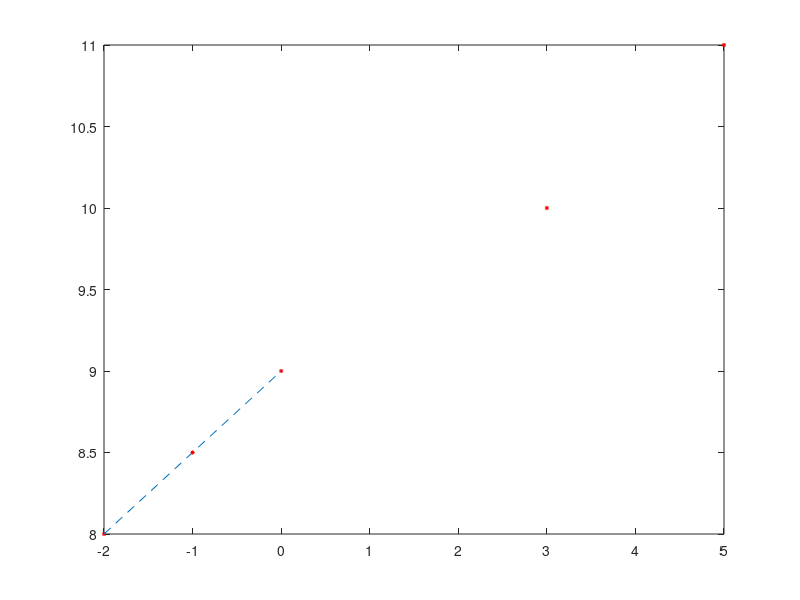

The MATLAB source for this figure: (Note: this script raises an error after producing the figure.)
%%%%%%%%% Path Generation Three Precision Point Problem with Prescribed Timing %%%%%%%%%%
% Fixed line A0B0
% Different Position
p1x=-2;%p1x=input('Enter x coordinate of P1 point=');
p1y=8;%p1y=input('Enter y coordinate of P1 point=');

p2x=0;%p2x=input('Enter x coordinate of P2 point=');
p2y=9;%p2y=input('Enter y coordinate of P2 point=');

p3x=3;%p3x=input('Enter x coordinate of P3 point=');
p3y=10;%p3y=input('Enter y coordinate of P3 point=');

p4x=5;%p3x=input('Enter x coordinate of P3 point=');
p4y=11;%p3y=input('Enter y coordinate of P3 point=');

% Rotational angle of crank with respect to different position
thetal12=50;%theta12=input('Enter crank rotation angle in degrees when coupler moves from point P1 to point P2');
thetal21=thetal12;
theta21=thetal21*pi/180; %%degree to radian angle 

thetal13=80;%theta13=input('Enter crank rotation angle in degrees when coupler moves from point P1 to point P3');
thetal31=thetal13;
theta31=thetal31*pi/180; %% degree to radian angle 

thetal14=100;%theta13=input('Enter crank rotation angle in degrees when coupler moves from point P1 to point P4');
thetal41=thetal14;
theta41=thetal41*pi/180; %% degree to radian angle

% Lets plot the point through which coupler sgould pass
plot(p1x,p1y, 'r*', 'MarkerSize', 3);
hold on
plot(p2x,p2y, 'r*', 'MarkerSize', 3);
hold on
plot(p3x,p3y, 'r*', 'MarkerSize', 3);
hold on
plot(p4x,p4y, 'r*', 'MarkerSize', 3);
hold on

% Connect position of P2 with P1
P1xP2x=[p1x,p2x];
P1yP2y=[p1y,p2y];
plot(P1xP2x,P1yP2y,'--');
hold on

% Finding perpendicular bisector of P1P2
p1p2xCenter=(p1x+p2x)/2;
p1p2yCenter=(p1y+p2y)/2;
plot(p1p2xCenter, p1p2yCenter, 'r*', 'MarkerSize', 3);
hold on

mp1p2=(p1y-p2y)/(p1x-p2x);
mp1p2_ortho=-(1/mp1p2);
y_ortho_p1p2=mp1p2_ortho*(x-p1p2xCenter)+p1p2yCenter;

% Lets find A0 point on C1C2 perpendicular bisector line
y_p1p2=mp1p2*(x-p1x)+p1y;
theta_p1p2=atan(mp1p2);
theta_p1a0=theta_p1p2-(pi-theta21)/2;
y_p1a0=(tan(theta_p1a0))*(x-p1x)+p1y;
disp(theta_p1p2);
disp(theta_p1a0);

dx=0.1;
x=-300:dx:300;
plot(x,y_ortho_p1p2,'--');
hold on
plot(x,y_p1p2,'--');
hold on
plot(x,y_p1a0,'--');
hold on

% Lets find A0 point by intersection of  P1P2 perp. bisec. and P1A0
y_ortho_p1p2=mp1p2_ortho*(x-p1p2xCenter)+p1p2yCenter;
y_p1a0=(tan(theta_p1a0))*(x-p1x)+p1y;
eqns_function=@(var)[var(1)-(mp1p2_ortho)*(var(2)-p1p2xCenter)-p1p2yCenter;
                     var(1)-(tan(theta_p1a0))*(var(2)-p1x)-p1y];
initials=[0;0];
solns=fsolve(eqns_function,initials,...
             optimoptions('fsolve','Display','off'))       
a0y=solns(1);
a0x=solns(2);
plot(a0x,a0y,'r*','MarkerSize',3);
hold on

% Lets plot A0P1, A0P2, A0P3, and A0P4
A0P1x=[a0x,p1x];
A0P1y=[a0y,p1y];
A0P2x=[a0x,p2x];
A0P2y=[a0y,p2y];
A0P3x=[a0x,p3x];
A0P3y=[a0y,p3y];
A0P4x=[a0x,p4x];
A0P4y=[a0y,p4y];
plot(A0P1x,A0P1y,'--');
hold on
plot(A0P2x,A0P2y,'--');
hold on
plot(A0P3x,A0P3y,'--');
hold on
plot(A0P4x,A0P4y,'--');
hold on

% Find the length and angle of each position point with fixed point
L3=((p3x-a0x)^2+(p3y-a0y)^2)^0.5;
disp(L3);
alphaa0p3=atan((p3y-a0y)/(p3x-a0x));

L4=((p4x-a0x)^2+(p4y-a0y)^2)^0.5;
disp(L4);
alphaa0p4=atan((p4y-a0y)/(p4x-a0x));

% Find the different poition of P2, P3 and P4 after rotation by thetal21,thetal31, and thetal41
p2nx=p1x;
p2ny=p1y;

p3nx=a0x+L3*cos(theta31+alphaa0p3); 
p3ny=a0y+L3*sin(theta31+alphaa0p3);
A0P3nx=[a0x,p3nx];
A0P3ny=[a0y,p3ny];
plot(p3nx,p3ny,'r*','Markersize',3);
hold on
plot(A0P3nx,A0P3ny,'--');
hold on
L3n=((p3nx-a0x)^2+(p3ny-a0y)^2)^0.5;
disp(L3n);

p4nx=a0x+L4*cos(theta41+alphaa0p4);
p4ny=a0y+L4*sin(theta41+alphaa0p4);
A0P4nx=[a0x,p4nx];
A0P4ny=[a0y,p4ny];
plot(p4nx,p4ny,'r*','Markersize',3);
hold on
plot(A0P4nx,A0P4ny,'--');
hold on
L4n=((p4nx-a0x)^2+(p4ny-a0y)^2)^0.5;
disp(L4n);

% Connect new posi. of P3 with P1 and new posi. of P4 with new posi. of P3
P1xP3nx=[p1x,p3nx];
P1yP3ny=[p1y,p3ny];
plot(P1xP3nx,P1yP3ny,'--');
hold on
P3nxP4nx=[p3nx,p4nx];
P3nyP4ny=[p3ny,p4ny];
plot(P3nxP4nx,P3nyP4ny,'--');
hold on

% Lets find perpendicular bisector of P1P3n and P3nP4n
p1p3nxCenter=(p1x+p3nx)/2;
p1p3nyCenter=(p1y+p3ny)/2;
plot(p1p3nxCenter, p1p3nyCenter, 'r*', 'MarkerSize', 3);
hold on

p3np4nxCenter=(p3nx+p4nx)/2;
p3np4nyCenter=(p3ny+p4ny)/2;
plot(p3np4nxCenter, p3np4nyCenter, 'r*', 'MarkerSize', 3);
hold on

mp1p3n=(p1y-p3ny)/(p1x-p3nx);
mp1p3n_ortho=-(1/mp1p3n);
y_ortho_p1p3n=mp1p3n_ortho*(x-p1p3nxCenter)+p1p3nyCenter;

mp3np4n=(p3ny-p4ny)/(p3nx-p4nx);
mp3np4n_ortho=-(1/mp3np4n);
y_ortho_p3np4n=mp3np4n_ortho*(x-p3np4nxCenter)+p3np4nyCenter;
dx=0.1;
x=-300:dx:300;
plot(x,y_ortho_p1p3n,'--');
hold on
plot(x,y_ortho_p3np4n,'--');
hold on

% Lets find intersection point between P1P3n and P3nP4n line
y_ortho_p1p3n=mp1p3n_ortho*(x-p1p3nxCenter)+p1p3nyCenter;
y_ortho_p3np4n=mp3np4n_ortho*(x-p3np4nxCenter)+p3np4nyCenter;
eqns_function=@(var)[var(1)-(mp1p3n_ortho)*(var(2)-p1p3nxCenter)-p1p3nyCenter;
                     var(1)-(mp3np4n_ortho)*(var(2)-p3np4nxCenter)-p3np4nyCenter];
initials=[0;0];
solns=fsolve(eqns_function,initials,...
             optimoptions('fsolve','Display','off'))       
a1y=solns(1);
a1x=solns(2);
plot(a1x,a1y,'r*','MarkerSize',3);
hold on

% Crank and Crank circle Plotting
CrankLength=((a0x-a1x)^2+(a0y-a1y)^2)^0.5;
A0A1x=[a0x,a1x];
A0A1y=[a0y,a1y];
alpha=0:pi/1000:2*pi;
a0xc=CrankLength*cos(alpha)+a0x;
a0yc=CrankLength*sin(alpha)+a0y;
plot(a0xc,a0yc,'--');
hold on

% Connecting A0A1 and A1P1
plot(A0A1x,A0A1y,'r','LineWidth',2);
hold on
A1P1x=[a1x,p1x];
A1P1y=[a1y,p1y];
plot(A1P1x,A1P1y,'r','LineWidth',2);
hold on


% Connecting A2P2
A1P1Length=((a1x-p1x)^2+(a1y-p1y)^2)^0.5;
A0A1Length=((a0x-a1x)^2+(a0y-a1y)^2)^0.5;
% Center of the circles
C1=[a0x;a0y];
C2=[p2x;p2y];
% Radius of the circles
R1=A0A1Length;
R2=A1P1Length;
d2 = sum((C2-C1).^2);
   C0 = (C1+C2)/2+(R1^2-R2^2)/d2/2*(C2-C1);
   t = ((R1+R2)^2-d2)*(d2-(R2-R1)^2);
   if t <= 0
     fprintf('The circles don''t intersect.\n')
   else
     T = (sqrt(t)/d2/2)*[0 -1;1 0]*(C2-C1);
     Ca = C0 + T; % Pa and Pb are circles' intersection points
     Cb = C0 - T;
   end
   disp(Ca);
   disp(Cb);
a2x1=Ca(1);
a2y1=Ca(2);
a2x2=Cb(1);
a2y2=Cb(2);
plot(a2x1,a2y1,'r*','MarkerSize',3);
hold on
plot(a2x2,a2y2,'r*','MarkerSize',3);
hold on
% Checking correct A2 point
A1A2distance=((a1x-a2x2)^2+(a1y-a2y2)^2)^0.5;
alph21=acos((2*CrankLength^2-A1A2distance^2)/(2*CrankLength^2));
disp(alph21);
disp(theta21);
if alph21==theta21
    a2x=a2x2;
    a2y=a2y2;
else
    a2x=a2x1;
    a2y=a2y1;
end
disp([a2x a2y]);
% Connecting A0A2 and A2P2
A0A2x=[a0x,a2x];
A0A2y=[a0y,a2y];
plot(A0A2x,A0A2y,'y','LineWidth',2);
hold on
A2P2x=[a2x,p2x];
A2P2y=[a2y,p2y];
plot(A2P2x,A2P2y,'y','LineWidth',2);
hold on

% Connecting A3P3
A1P1Length=((a1x-p1x)^2+(a1y-p1y)^2)^0.5;
A0A1Length=((a0x-a1x)^2+(a0y-a1y)^2)^0.5;
% Center of the circles
C1=[a0x;a0y];
C2=[p3x;p3y];
% Radius of the circles
R1=A0A1Length;
R2=A1P1Length;
d2 = sum((C2-C1).^2);
   C0 = (C1+C2)/2+(R1^2-R2^2)/d2/2*(C2-C1);
   t = ((R1+R2)^2-d2)*(d2-(R2-R1)^2);
   if t <= 0
     fprintf('The circles don''t intersect.\n')
   else
     T = (sqrt(t)/d2/2)*[0 -1;1 0]*(C2-C1);
     Ca = C0 + T; % Ca and Cb are circles' intersection points
     Cb = C0 - T;
   end
   disp(Ca);
   disp(Cb);
a3x1=Ca(1);
a3y1=Ca(2);
a3x2=Cb(1);
a3y2=Cb(2);
disp([a3x1 a3y1]);
disp([a3x2 a3y2]);
plot(a3x1,a3y1,'r*','MarkerSize',3);
hold on
plot(a3x2,a3y2,'r*','MarkerSize',3);
hold on
% Checking correct A3 point
A1A3distance=((a1x-a3x2)^2+(a1y-a3y2)^2)^0.5;
alph31=acos((2*CrankLength^2-A1A2distance^2)/(2*CrankLength^2));
disp(alph31);
disp(theta31);
if alph31==theta31
    a3x=a3x2;
    a3y=a3y2;
else
    a3x=a3x1;
    a3y=a3y1;
end
disp([a3x a3y]);
% Connecting A0A3 and A3P3
A0A3x=[a0x,a3x];
A0A3y=[a0y,a3y];
plot(A0A3x,A0A3y,'m','LineWidth',2);
hold on
A3P3x=[a3x,p3x];
A3P3y=[a3y,p3y];
plot(A3P3x,A3P3y,'m','LineWidth',2);
hold on

% Connecting A4P4
A1P1Length=((a1x-p1x)^2+(a1y-p1y)^2)^0.5;
A0A1Length=((a0x-a1x)^2+(a0y-a1y)^2)^0.5;
% Center of the circles
C1=[a0x;a0y];
C2=[p4x;p4y];
% Radius of the circles
R1=A0A1Length;
R2=A1P1Length;
d2 = sum((C2-C1).^2);
   C0 = (C1+C2)/2+(R1^2-R2^2)/d2/2*(C2-C1);
   t = ((R1+R2)^2-d2)*(d2-(R2-R1)^2);
   if t <= 0
     fprintf('The circles don''t intersect.\n')
   else
     T = (sqrt(t)/d2/2)*[0 -1;1 0]*(C2-C1);
     Ca = C0 + T; % Ca and Cb are circles' intersection points
     Cb = C0 - T;
   end
   disp(Ca);
   disp(Cb);
a4x1=Ca(1);
a4y1=Ca(2);
a4x2=Cb(1);
a4y2=Cb(2);
disp([a4x1 a4y1]);
disp([a4x2 a4y2]);
plot(a4x1,a4y1,'r*','MarkerSize',3);
hold on
plot(a4x2,a4y2,'r*','MarkerSize',3);
hold on
% Checking correct A4 point
A1A4distance=((a1x-a4x2)^2+(a1y-a4y2)^2)^0.5;
alph41=acos((2*CrankLength^2-A1A2distance^2)/(2*CrankLength^2));
disp(alph41);
disp(theta41);
if alph41==theta41
    a4x=a4x2;
    a4y=a4y2;
else
    a4x=a4x1;
    a4y=a4y1;
end
disp([a4x a4y]);
% Connecting A0A4 and A4P4
A0A4x=[a0x,a4x];
A0A4y=[a0y,a4y];
plot(A0A4x,A0A4y,'g','LineWidth',2);
hold on
A4P4x=[a4x,p4x];
A4P4y=[a4y,p4y];
plot(A4P4x,A4P4y,'g','LineWidth',2);
hold on

% Lets find perpendicular bisector of P3P4 and A3A4
P3P4x=[p3x,p4x];
P3P4y=[p3y,p4y];
plot(P3P4x,P3P4y,'--');
hold on
p3p4xCenter=(p3x+p4x)/2;
p3p4yCenter=(p3y+p4y)/2;
plot(p3p4xCenter, p3p4yCenter, 'r*', 'MarkerSize', 3);
hold on

A3A4x=[a3x,a4x];
A3A4y=[a3y,a4y];
plot(A3A4x,A3A4y,'--');
hold on
a3a4xCenter=(a3x+a4x)/2;
a3a4yCenter=(a3y+a4y)/2;
plot(a3a4xCenter, a3a4yCenter, 'r*', 'MarkerSize', 3);
hold on

mp3p4=(p4y-p3y)/(p4x-p3x);
mp3p4_ortho=-(1/mp3p4);
y_ortho_p3p4=(mp3p4_ortho)*(x-p3p4xCenter)+p3p4yCenter;
plot(x,y_ortho_p3p4,'--');
hold on

ma3a4=(a4y-a3y)/(a4x-a3x);
ma3a4_ortho=-(1/ma3a4);
y_ortho_a3a4=(ma3a4_ortho)*(x-a3a4xCenter)+a3a4yCenter;
plot(x,y_ortho_a3a4,'--');
hold on


% Lets find intersection point between P3P4 and A3A4 line
y_ortho_p3p4=(mp3p4_ortho)*(x-p3p4xCenter)+p3p4yCenter;
y_ortho_a3a4=(ma3a4_ortho)*(x-a3a4xCenter)+a3a4yCenter;
eqns_function=@(var)[var(1)-(mp3p4_ortho)*(var(2)-p3p4xCenter)-p3p4yCenter;
                     var(1)-(ma3a4_ortho)*(var(2)-a3a4xCenter)-a3a4yCenter];
initials=[0;0];
solns=fsolve(eqns_function,initials,...
             optimoptions('fsolve','Display','off'))       
b3y=solns(1);
b3x=solns(2);
plot(b3x,b3y,'r*','MarkerSize',3);
hold on
disp([b3x b3y]);

% Lets plot triangle A3B3P3
A3B3x=[a3x,b3x];
A3B3y=[a3y,b3y];
plot(A3B3x,A3B3y,'m','LineWidth',2);
hold on
P3B3x=[p3x,b3x];
P3B3y=[p3y,b3y];
plot(P3B3x,P3B3y,'m','LineWidth',2);
hold on

% Lets plot triangle A4B4P4
b4x=b3x;
b4y=b3y;
A4B4x=[a4x,b4x];
A4B4y=[a4y,b4y];
plot(A4B4x,A4B4y,'g','LineWidth',2);
hold on
P4B4x=[p4x,b4x];
P4B4y=[p4y,b4y];
plot(P4B4x,P4B4y,'g','LineWidth',2);
hold on

% Lets find the point B2 and plot triangle A2B2C2
A4B4Length=((a4x-b4x)^2+(a4y-b4y)^2)^0.5;
P4B4Length=((p4x-b4x)^2+(p4y-b4y)^2)^0.5;
% Center of the circles
C1=[a2x;a2y];
C2=[p2x;p2y];
% Radius of the circles
R1=A4B4Length;
R2=P4B4Length;
d2 = sum((C2-C1).^2);
   C0 = (C1+C2)/2+(R1^2-R2^2)/d2/2*(C2-C1);
   t = ((R1+R2)^2-d2)*(d2-(R2-R1)^2);
   if t <= 0
     fprintf('The circles don''t intersect.\n')
   else
     T = (sqrt(t)/d2/2)*[0 -1;1 0]*(C2-C1);
     Ca = C0 + T; % Ca and Cb are circles' intersection points
     Cb = C0 - T;
   end
   disp(Ca);
   disp(Cb);
b2x=Ca(1);
b2y=Ca(2);
disp([b2x b2y]);

A2B2x=[a2x,b2x];
A2B2y=[a2y,b2y];
plot(A2B2x,A2B2y,'y','LineWidth',2);
hold on
P2B2x=[p2x,b2x];
P2B2y=[p2y,b2y];
plot(P2B2x,P2B2y,'y','LineWidth',2);
hold on

% Lets find the point B1 and plot triangle A1B1C1
A4B4Length=((a4x-b4x)^2+(a4y-b4y)^2)^0.5;
P4B4Length=((p4x-b4x)^2+(p4y-b4y)^2)^0.5;
% Center of the circles
C1=[a1x;a1y];
C2=[p1x;p1y];
% Radius of the circles
R1=A4B4Length;
R2=P4B4Length;
d2 = sum((C2-C1).^2);
   C0 = (C1+C2)/2+(R1^2-R2^2)/d2/2*(C2-C1);
   t = ((R1+R2)^2-d2)*(d2-(R2-R1)^2);
   if t <= 0
     fprintf('The circles don''t intersect.\n')
   else
     T = (sqrt(t)/d2/2)*[0 -1;1 0]*(C2-C1);
     Ca = C0 + T; % Ca and Cb are circles' intersection points
     Cb = C0 - T;
   end
   disp(Ca);
   disp(Cb);
b1x=Ca(1);
b1y=Ca(2);
disp([b1x b1y]);

A1B1x=[a1x,b1x];
A1B1y=[a1y,b1y];
plot(A1B1x,A1B1y,'r','LineWidth',2);
hold on
P1B1x=[p1x,b1x];
P1B1y=[p1y,b1y];
plot(P1B1x,P1B1y,'r','LineWidth',2);
hold on

% Lets find perpendicular bisector of B1B2 and B2B3
B1B2x=[b1x,b2x];
B1B2y=[b1y,b2y];
plot(B1B2x,B1B2y,'--');
hold on
b1b2xCenter=(b1x+b2x)/2;
b1b2yCenter=(b1y+b2y)/2;
plot(b1b2xCenter,b1b2yCenter, 'r*', 'Markersize',3);
hold on

B3B2x=[b3x,b2x];
B3B2y=[b3y,b2y];
plot(B3B2x,B3B2y,'--');
hold on
b3b2xCenter=(b3x+b2x)/2;
b3b2yCenter=(b3y+b2y)/2;
plot(b3b2xCenter,b3b2yCenter, 'r*', 'Markersize',3);
hold on

mb1b2=(b1y-b2y)/(b1x-b2x);
mb1b2_ortho=-(1/mb1b2);
y_ortho_b1b2=mb1b2_ortho*(x-b1b2xCenter)+b1b2yCenter;
plot(x,y_ortho_b1b2,'--');
hold on

mb3b2=(b3y-b2y)/(b3x-b2x);
mb3b2_ortho=-(1/mb3b2);
y_ortho_b3b2=mb3b2_ortho*(x-b3b2xCenter)+b3b2yCenter;
plot(x,y_ortho_b3b2,'--');
hold on

y_ortho_b1b2=mb1b2_ortho*(x-b1b2xCenter)+b1b2yCenter;
y_ortho_b3b2=mb3b2_ortho*(x-b3b2xCenter)+b3b2yCenter;
eqns_function=@(var)[var(1)-(mb1b2_ortho)*(var(2)-b1b2xCenter)-b1b2yCenter;
                     var(1)-(mb3b2_ortho)*(var(2)-b3b2xCenter)-b3b2yCenter];
initials=[0;0];
solns=fsolve(eqns_function,initials,...
             optimoptions('fsolve','Display','off'))       
b0y=solns(1);
b0x=solns(2);
plot(b0x,b0y,'r*','MarkerSize',5);
hold on
disp([b0x b0y]);

% Lets connect B0 with B1, B2, B3, and B4
B0B1x=[b0x,b1x];
B0B1y=[b0y,b1y];
plot(B0B1x,B0B1y,'r','LineWIdth',2);
hold on

B0B2x=[b0x,b2x];
B0B2y=[b0y,b2y];
plot(B0B2x,B0B2y,'y','LineWIdth',2);
hold on

B0B3x=[b0x,b3x];
B0B3y=[b0y,b3y];
plot(B0B3x,B0B3y,'m','LineWIdth',2);
hold on

B0B4x=[b0x,b4x];
B0B4y=[b0y,b4y];
plot(B0B4x,B0B4y,'g','LineWIdth',2);
hold on

A0B0x=[a0x,b0x];
A0B0y=[a0y,b0y];
plot(A0B0x,A0B0y,'k','LineWidth',2);
hold on

fprintf('***************************************GRAPHICAL RESULTS*****************************************\n');
A0A1=((a0x-a1x)^2+(a0y-a1y)^2)^0.5;
A1P1=((a1x-p1x)^2+(a1y-p1y)^2)^0.5;
A1B1=((a1x-b1x)^2+(a1y-b1y)^2)^0.5;
P1B1=((p1x-b1x)^2+(p1y-b1y)^2)^0.5;
B0B1=((b0x-b1x)^2+(b0y-b1y)^2)^0.5;
A0B0=((a0x-b0x)^2+(a0y-b0y)^2)^0.5;
fprintf('A0A1=%f\tA1P1=%f\tA1B1=%f\tP1B1=%f\tB0B1=%f\tA0B0=%f\n',A0A1,A1P1,A1B1,P1B1,B0B1,A0B0);

A0A2=((a0x-a2x)^2+(a0y-a2y)^2)^0.5;
A2P2=((a2x-p2x)^2+(a2y-p2y)^2)^0.5;
A2B2=((a2x-b2x)^2+(a2y-b2y)^2)^0.5;
P2B2=((p2x-b2x)^2+(p2y-b2y)^2)^0.5;
B0B2=((b0x-b2x)^2+(b0y-b2y)^2)^0.5;
A0B0=((a0x-b0x)^2+(a0y-b0y)^2)^0.5;
fprintf('A0A2=%f\tA2P2=%f\tA2B2=%f\tP2B2=%f\tB0B2=%f\tA0B0=%f\n',A0A2,A2P2,A2B2,P2B2,B0B2,A0B0);

A0A3=((a0x-a3x)^2+(a0y-a3y)^2)^0.5;
A3P3=((a3x-p3x)^2+(a3y-p3y)^2)^0.5;
A3B3=((a3x-b3x)^2+(a3y-b3y)^2)^0.5;
P3B3=((p3x-b3x)^2+(p3y-b3y)^2)^0.5;
B0B3=((b0x-b3x)^2+(b0y-b3y)^2)^0.5;
A0B0=((a0x-b0x)^2+(a0y-b0y)^2)^0.5;
fprintf('A0A3=%f\tA3P3=%f\tA3B3=%f\tP3B3=%f\tB0B3=%f\tA0B0=%f\n',A0A3,A3P3,A3B3,P3B3,B0B3,A0B0);

A0A4=((a0x-a4x)^2+(a0y-a4y)^2)^0.5;
A4P4=((a4x-p4x)^2+(a4y-p4y)^2)^0.5;
A4B4=((a4x-b4x)^2+(a4y-b4y)^2)^0.5;
P4B4=((p4x-b4x)^2+(p4y-b4y)^2)^0.5;
B0B4=((b0x-b4x)^2+(b0y-b4y)^2)^0.5;
A0B0=((a0x-b0x)^2+(a0y-b0y)^2)^0.5;
fprintf('A0A4=%f\tA4P4=%f\tA4B4=%f\tP4B4=%f\tB0B4=%f\tA0B0=%f\n',A0A4,A4P4,A4B4,P4B4,B0B4,A0B0);


axis('equal')
axis([-25 25 0 65])